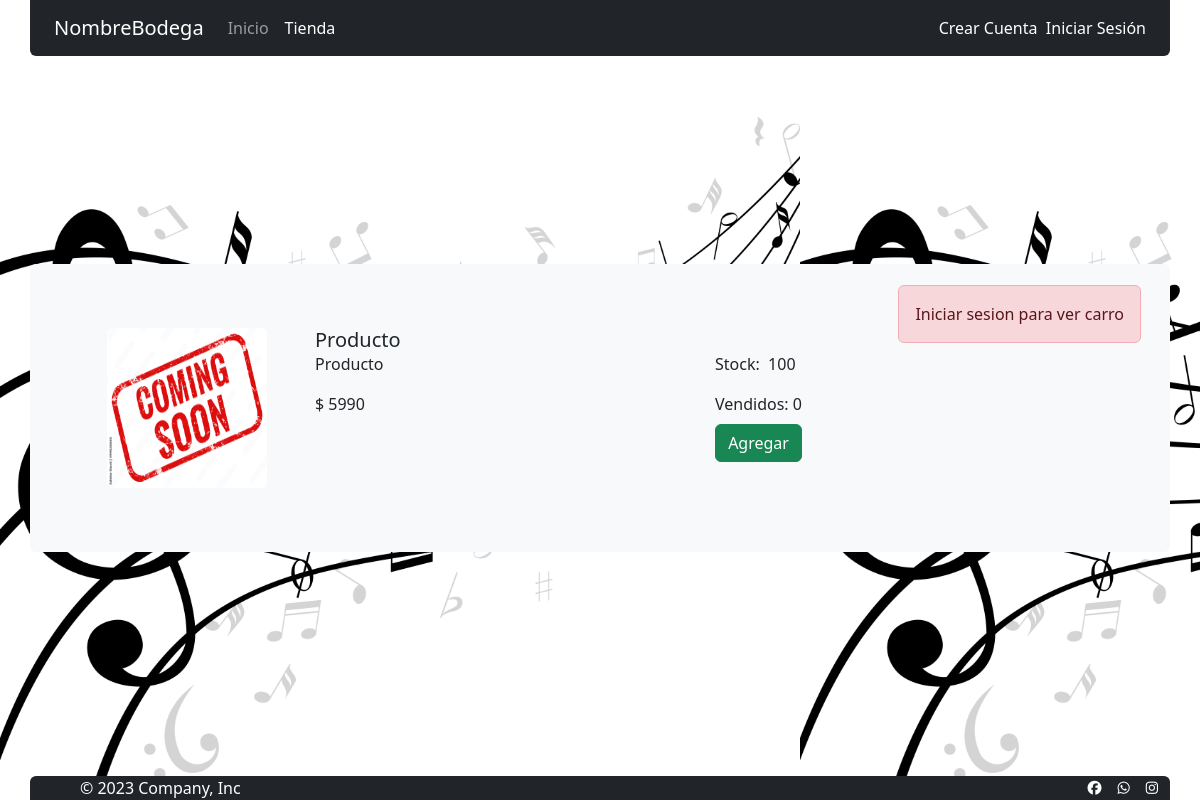
The app's page /tienda/ with its own data.
### tienda/models.py (models this page shows, shortened)
class Disco(models.Model):
    nombre=models.CharField(max_length=50)
    nombreAlbum=models.CharField(max_length=50)
    artista=models.CharField(max_length=50,null=True)
    precio=models.IntegerField()
    vendidos=models.IntegerField(default=0)
    stock=models.IntegerField(default=1)
    annopublicacion=models.DateField()
    imagen=models.ImageField(upload_to='imgDiscos', null=True,blank=True)
    formatos=models.ForeignKey(FormatoDisco, on_delete=models.CASCADE)
    oferta=models.BooleanField(default=True)
    created=models.DateField(auto_now_add=True)
    updated=models.DateField(auto_now_add=True)
    class Meta:
        verbose_name="Disco"
        verbose_name_plural="Discos"

### tienda/views.py (the view)
# urls.py: path('tienda/',include('tienda.urls')),
def tienda(request):
    all_tipos=FormatoDisco.objects.all()
    all_discos=Disco.objects.all()
    page= request.GET.get ('page',1)
    try:
        paginator= Paginator (all_discos,10)
        all_discos = paginator.page(page)
    except:
        raise Http404
    data ={
        'entity':all_discos,
        'paginator':paginator,
        "formatos":all_tipos
    }
    return render(request,"tienda.html",data)

### carro/context_processor.py (called while the page is built)
def importe_total_carro(request):
    carro = Carro(request)
    total=0
    if request.user.is_authenticated:
        for key,value in request.session["carro"].items():
            total=total+(float(value["precio"]))
    else:
       total="Debes hacer login"
    return {"importe_total_carro":total}

### tienda/templates/tienda.html (shortened to what this page needs)
{% extends "base.html" %}
{% load static %}
{% block styles %}
<link href="{% static 'tienda/css/style.css' %}" rel="stylesheet" type="text/css">
{% endblock styles %}
{% block contenido %}
<div class="container py-3 bg-grey" >
    <div style="float: right; ;">
        {% if request.user.is_authenticated %}
                {% include "carro.html" %}
        {% else %}
            <div class="alert alert-danger text-center " style="margin:5px; ">Iniciar sesion para ver carro</div>
        {% endif %}
    </div>
    <div class="column">
    {% for disco in entity %}
    <div class="col-md-9 ">
        <div class="d-flex my-5 " style="width: 100%; margin: 5px 5px; height:160px; ">
            <div class="mx-5">
                {% if disco.imagen %}
                <img src="{{disco.imagen.url}}" class="rounded" width="160" height="160" alt="">
                {% endif %}
            </div>
            <div class="column ">
                <h5 class="card-title" >{{disco.nombre}}</h5>
                <div class="d-flex w-100">
                    <div class="w-100" style="min-width:400px;">
                        <p class="card-text">{{disco.artista}}</p>
                        <p class="card-text">$&nbsp;{{disco.precio}}</p>
                    </div>
                    <div class="column">
                        <div>
                            <p class="card-text">Stock:&nbsp; {{disco.stock}}</p>
                            <p class="card-text">Vendidos:&nbsp;{{disco.vendidos}}</p>
                        </div>
                        <div class="card-footer text-end">
                            {% if disco.stock > 0  %}
                            <a href="{% url 'carro:agregar' disco.id %}"  class="btn btn-success mt-2">Agregar</a>
                             {% else %}
                             <a href="#"  class="btn btn-danger mt-2">OUT</a>
                             {% endif %}
                        </div>
                    </div>
                </div>
            </div>
        </div>
    </div>
    {% endfor %}
    </div>
</div>
{% endblock %}

### inicio/static/css/style.css (style rules this page uses)
html { height: 100%; }
body { display: flex; flex-direction: column; justify-content:space-between; background-image: url("background.jpg"); background-size: contain; background-repeat: repeat; width:100%; height: 100vh; }

### records on screen
Disco: imagen (picture), nombre "Producto", artista "Producto", precio "5990", stock "100", vendidos "0", shows "Agregar"
